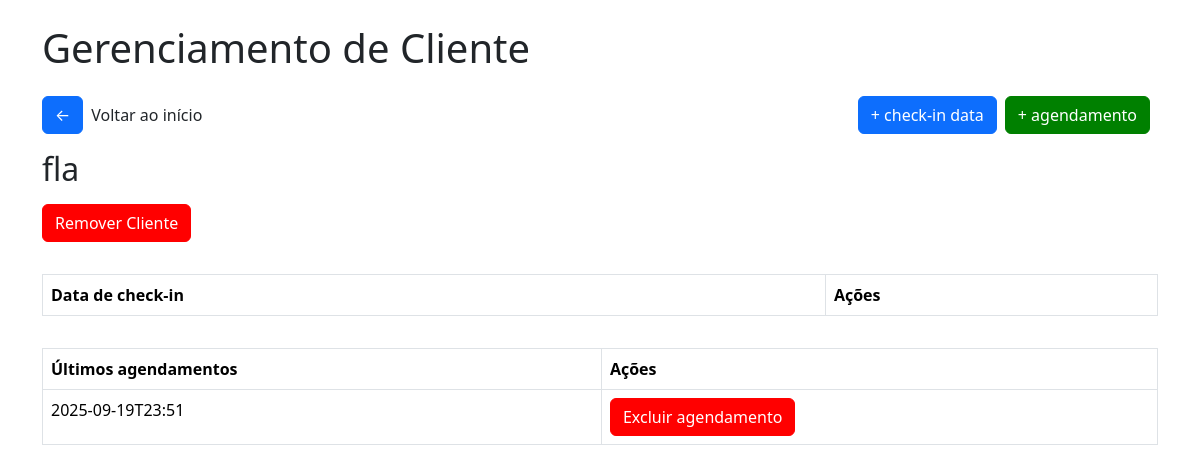
The app's page /clienteflacidez/1, older data.
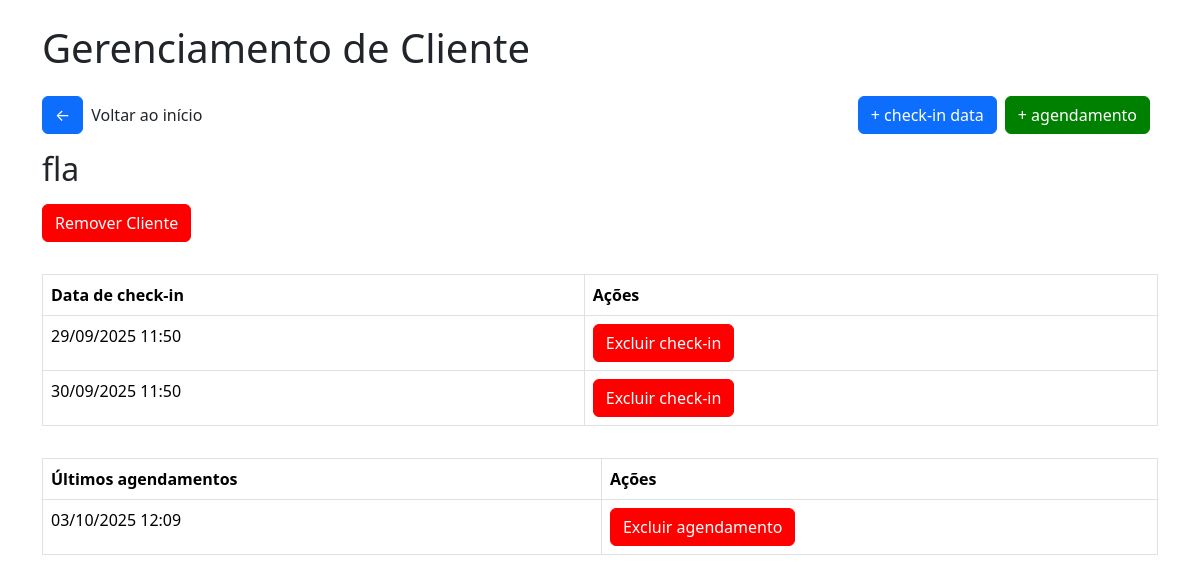
The same page, newer data.
### tables this page shows
CREATE TABLE historico_agendamento_flacidez (
        id INTEGER PRIMARY KEY AUTOINCREMENT,
        cliente_id INTEGER,
        data DATETIME,
        FOREIGN KEY(cliente_id) REFERENCES clientes(id)
    );

CREATE TABLE checkin_flacidez (
        id INTEGER PRIMARY KEY AUTOINCREMENT,
        cliente_id INTEGER,
        data DATETIME,
        FOREIGN KEY(cliente_id) REFERENCES clientes(id)
    );

### app/views/flacidez.py (the view)
@app.route('/clienteflacidez/<int:cliente_id>')
def cliente_flacidez(cliente_id):
    conn = get_db_connection()
    cliente = conn.execute("SELECT * FROM cliente_flacidez WHERE id = ?", (cliente_id,)).fetchone()
    checkins = conn.execute("SELECT * FROM checkin_flacidez WHERE cliente_id = ? ORDER BY data ASC", (cliente_id,))
    agendamentos = conn.execute("SELECT * FROM historico_agendamento_flacidez WHERE cliente_id = ? ORDER BY data ASC", (cliente_id,))
    return render_template('flacidez/cliente_flacidez.html', cliente=cliente, checkins=checkins, agendamentos=agendamentos)

### app/model/model.py (called while the page is built)
def get_db_connection():
    conn = sqlite3.connect('checkins.db')
    conn.row_factory = sqlite3.Row
    return conn

### app/templates/flacidez/cliente_flacidez.html (shortened to what this page needs)
<!DOCTYPE html>
<html lang="pt-br">
<head>
    <link href="https://cdn.jsdelivr.net/npm/bootstrap@5.3.2/dist/css/bootstrap.min.css" rel="stylesheet">
    <link rel="stylesheet" href="{{url_for('static', filename='css/style.css')}}">
    <link rel="stylesheet" href="{{url_for('static', filename='css/modal.css')}}">
</head>
<body>
    <div class="container">
        <h1 class="mb-4">
            Gerenciamento de Cliente
        </h1>
        <div class="box-btn-home">
            <div class="box"><a href="/flacidez" class="btn btn-primary btn-home">&#x2190</a>
            <p>Voltar ao início</p></div>
            <div class="box">
                <a href="/adcheckindataflacidez/{{cliente.id}}" class="btn btn-primary btn-home">+ check-in data</a>
                <a href="/adicionaragendamentoflacidez/{{cliente.id}}" class="btn btn-primary btn-home green">+ agendamento</a>
            </div>
        </div>
        <h2 class="mb-3">
            {{cliente.nome}}
        </h2>
        <button class="btn btn-primary btn-remover" id="openModal">Remover Cliente</button>
        <table class="table table-bordered table-checkin">
            <thead>
                <tr>
                <th>Data de check-in</th>
                <th>Ações</th>
                </tr>
            </thead>
            <tbody>
                {% for checkin in checkins %}
                <tr>
                <td>{{ checkin.data }}</td>
                <td><a href="/excluircheckinflacidez/{{checkin.id}}" class="btn btn-primary btn-remover excludecheckin">Excluir check-in</a></td>
                </tr>
                {% endfor %}
            </tbody>
        </table>
        <table class="table table-bordered table-checkin">
            <thead>
                <tr>
                <th>Últimos agendamentos</th>
                <th>Ações</th>
                </tr>
            </thead>
            <tbody>
                {% for a in agendamentos %}
                <tr>
                <td>{{ a.data }}</td>
                <td><a href="/excluiragendamentoflacidez/{{a.id}}" class="btn btn-primary btn-remover excludecheckin">Excluir agendamento</a></td>
                </tr>
                {% endfor %}
            </tbody>
        </table>
</body>
</html>

Row changes from the older to the newer data that the page shows:
removed historico_agendamento_flacidez: data "2025-09-19T23:51"
added checkin_flacidez: data "29/09/2025 11:50"
added checkin_flacidez: data "30/09/2025 11:50"
added historico_agendamento_flacidez: data "03/10/2025 12:09"
